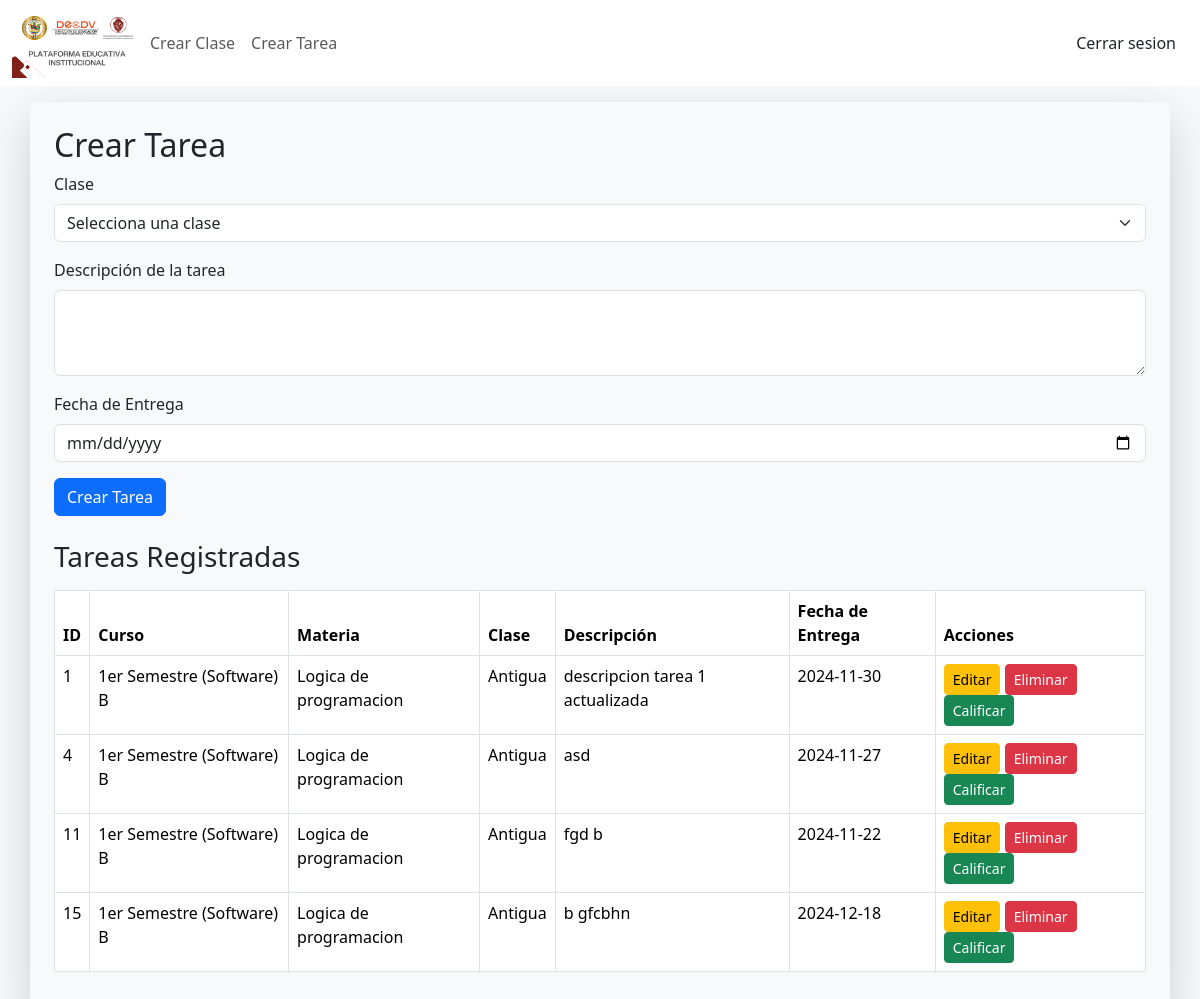
/b_profesor/crear_tarea.php (signed in), run on the app's committed database.
### tables this page shows
CREATE TABLE `tareas` (
  `id` int(11) NOT NULL AUTO_INCREMENT,
  `clase_id` int(11) NOT NULL,
  `descripcion` text NOT NULL,
  `fecha_entrega` date NOT NULL,
  PRIMARY KEY (`id`),
  KEY `clase_id` (`clase_id`),
  CONSTRAINT `tareas_ibfk_1` FOREIGN KEY (`clase_id`) REFERENCES `clases` (`id`) ON DELETE CASCADE
);

CREATE TABLE `cursos` (
  `id` int(11) NOT NULL AUTO_INCREMENT,
  `nombre` varchar(100) NOT NULL,
  `descripcion` text DEFAULT NULL,
  `profesor_id` int(11) DEFAULT NULL,
  PRIMARY KEY (`id`),
  KEY `profesor_id` (`profesor_id`),
  CONSTRAINT `cursos_ibfk_1` FOREIGN KEY (`profesor_id`) REFERENCES `profesores` (`id`) ON DELETE SET NULL
);

CREATE TABLE `materias` (
  `id` int(11) NOT NULL AUTO_INCREMENT,
  `nombre` varchar(100) NOT NULL,
  `descripcion` text DEFAULT NULL,
  `curso_id` int(11) NOT NULL,
  PRIMARY KEY (`id`),
  KEY `curso_id` (`curso_id`),
  CONSTRAINT `materias_ibfk_1` FOREIGN KEY (`curso_id`) REFERENCES `cursos` (`id`) ON DELETE CASCADE
);

CREATE TABLE `clases` (
  `id` int(11) NOT NULL AUTO_INCREMENT,
  `materia_id` int(11) NOT NULL,
  `fecha` date NOT NULL,
  `tema` varchar(100) DEFAULT NULL,
  PRIMARY KEY (`id`),
  KEY `materia_id` (`materia_id`),
  CONSTRAINT `clases_ibfk_1` FOREIGN KEY (`materia_id`) REFERENCES `materias` (`id`) ON DELETE CASCADE
);

### b_profesor/crear_tarea.php (the view, shortened to what this page needs)
<?php
$conn = Conexion();
$stmt = $conn->prepare("SELECT t.id, c.tema AS clase_nombre, m.nombre AS materia_nombre, cl.nombre AS curso_nombre, t.descripcion, t.fecha_entrega
                        FROM tareas t
                        JOIN clases c ON t.clase_id = c.id
                        JOIN materias m ON c.materia_id = m.id
                        JOIN cursos cl ON m.curso_id = cl.id");
$stmt->execute();
$tareas = $stmt->fetchAll(PDO::FETCH_ASSOC);
?>
<!DOCTYPE html>
<html lang="en">
<head>
    <link href="../css/bootstrap.css" rel="stylesheet">
</head>
<body class="bg-body-tertiary">
<nav class="navbar navbar-expand-lg bg-white">
  <div class="container-fluid">
  <img src="../img/nav.png" alt="Logo" width="130" height="70" class="d-inline-block align-text-top">
    <div class="collapse navbar-collapse" id="navbarNav">
      <ul class="navbar-nav">
        <li class="nav-item">
          <a class="nav-link" href="crear_clase.php">Crear Clase</a>
        </li>
        <li class="nav-item">
          <a class="nav-link" href="crear_tarea.php">Crear Tarea</a>
        </li>
      </ul>
      <a class="nav-link end-0 position-absolute me-4" href="../php/csesion.php">Cerrar sesion</a>
    </div>
  </div>
</nav>
<div class="container shadow-lg rounded p-4 mt-3">
    <h2>Crear Tarea</h2>
    <form method="POST" action="">
        <div class="mb-3">
            <label for="clase_id" class="form-label">Clase</label>
            <select class="form-select" id="clase_id" name="clase_id" required>
                <option value="" disabled selected>Selecciona una clase</option>
            </select>
        </div>
        <div class="mb-3">
            <label for="descripcion" class="form-label">Descripción de la tarea</label>
            <textarea class="form-control" id="descripcion" name="descripcion" rows="3" required></textarea>
        </div>
        <div class="mb-3">
            <label for="fecha_entrega" class="form-label">Fecha de Entrega</label>
            <input type="date" class="form-control" id="fecha_entrega" name="fecha_entrega" required>
        </div>
        <button type="submit" class="btn btn-primary">Crear Tarea</button>
    </form>
    <h3 class="mt-4">Tareas Registradas</h3>
    <?php if (count($tareas) > 0): ?>
        <table class="table table-bordered mt-3">
            <thead>
                <tr>
                    <th>ID</th>
                    <th>Curso</th>
                    <th>Materia</th>
                    <th>Clase</th>
                    <th>Descripción</th>
                    <th>Fecha de Entrega</th>
                    <th>Acciones</th>
                </tr>
            </thead>
            <tbody>
                <?php foreach ($tareas as $tarea): ?>
                    <tr>
                        <td><?= htmlspecialchars($tarea['id']) ?></td>
                        <td><?= htmlspecialchars($tarea['curso_nombre']) ?></td>
                        <td><?= htmlspecialchars($tarea['materia_nombre']) ?></td>
                        <td><?= htmlspecialchars($tarea['clase_nombre']) ?></td>
                        <td><?= htmlspecialchars($tarea['descripcion']) ?></td>
                        <td><?= htmlspecialchars($tarea['fecha_entrega']) ?></td>
                        <td>
                            <a href="editar_tarea.php?id=<?= $tarea['id'] ?>" class="btn btn-warning btn-sm">Editar</a>
                            <a href="eliminar_tarea.php?id=<?= $tarea['id'] ?>" class="btn btn-danger btn-sm" onclick="return confirm('¿Estás seguro de que deseas eliminar esta tarea?')">Eliminar</a>
                            <a href="calificar_tarea.php?id=<?= $tarea['id'] ?>" class="btn btn-success btn-sm">Calificar</a>
                        </td>
                    </tr>
                <?php endforeach; ?>
            </tbody>
        </table>
    <?php else: ?>
        <p class="mt-3">No se han registrado tareas</p>
    <?php endif; ?>
</div>
</body>
</html>

### data on the page
tareas: id "1", cursos.nombre "1er Semestre (Software) B", materias.nombre "Logica de programacion", clase.tema "Antigua", descripcion "descripcion tarea 1 actualizada", fecha_entrega "2024-11-30"
tareas: id "4", cursos.nombre "1er Semestre (Software) B", materias.nombre "Logica de programacion", clase.tema "Antigua", descripcion "asd", fecha_entrega "2024-11-27"
tareas: id "11", cursos.nombre "1er Semestre (Software) B", materias.nombre "Logica de programacion", clase.tema "Antigua", descripcion "fgd b", fecha_entrega "2024-11-22"
tareas: id "15", cursos.nombre "1er Semestre (Software) B", materias.nombre "Logica de programacion", clase.tema "Antigua", descripcion "b gfcbhn", fecha_entrega "2024-12-18"
